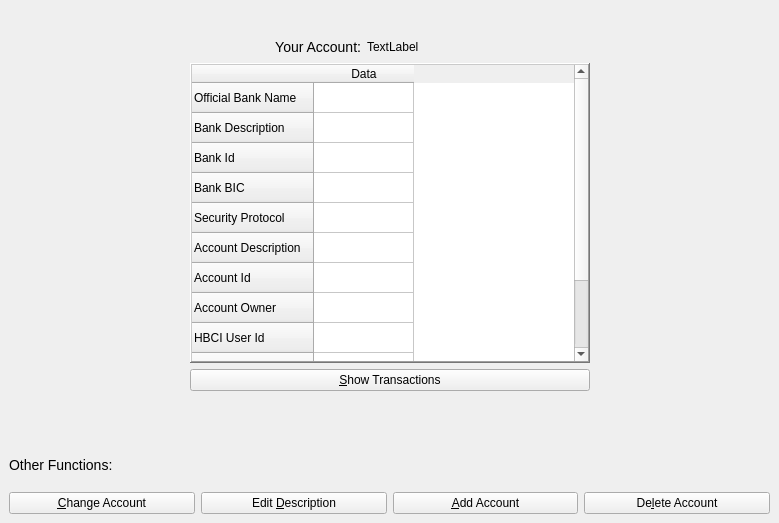
<?xml version="1.0" encoding="UTF-8"?>
<ui version="4.0">
 <comment>This Widget is used for showing general status information about an account.
It is possible to change to another account or start the creation of a new account</comment>
 <class>GuiAccountInformation</class>
 <widget class="QWidget" name="GuiAccountInformation">
  <property name="geometry">
   <rect>
    <x>0</x>
    <y>0</y>
    <width>779</width>
    <height>523</height>
   </rect>
  </property>
  <property name="windowTitle">
   <string>Form1</string>
  </property>
  <layout class="QVBoxLayout">
   <property name="spacing">
    <number>6</number>
   </property>
   <property name="margin">
    <number>9</number>
   </property>
   <item>
    <spacer>
     <property name="orientation">
      <enum>Qt::Vertical</enum>
     </property>
     <property name="sizeHint" stdset="0">
      <size>
       <width>20</width>
       <height>20</height>
      </size>
     </property>
    </spacer>
   </item>
   <item>
    <layout class="QHBoxLayout">
     <property name="spacing">
      <number>6</number>
     </property>
     <property name="margin">
      <number>0</number>
     </property>
     <item>
      <spacer>
       <property name="orientation">
        <enum>Qt::Horizontal</enum>
       </property>
       <property name="sizeHint" stdset="0">
        <size>
         <width>142</width>
         <height>300</height>
        </size>
       </property>
      </spacer>
     </item>
     <item>
      <layout class="QVBoxLayout">
       <property name="spacing">
        <number>6</number>
       </property>
       <property name="margin">
        <number>0</number>
       </property>
       <item>
        <layout class="QVBoxLayout">
         <property name="spacing">
          <number>6</number>
         </property>
         <property name="margin">
          <number>0</number>
         </property>
         <item>
          <layout class="QHBoxLayout">
           <property name="spacing">
            <number>6</number>
           </property>
           <property name="margin">
            <number>0</number>
           </property>
           <item>
            <widget class="QLabel" name="textLabel3">
             <property name="sizePolicy">
              <sizepolicy hsizetype="Expanding" vsizetype="Minimum">
               <horstretch>0</horstretch>
               <verstretch>0</verstretch>
              </sizepolicy>
             </property>
             <property name="text">
              <string>&lt;font size=&quot;+1&quot;&gt;Your Account:&lt;/font&gt;</string>
             </property>
             <property name="alignment">
              <set>Qt::AlignRight|Qt::AlignTrailing|Qt::AlignVCenter</set>
             </property>
             <property name="wordWrap">
              <bool>false</bool>
             </property>
            </widget>
           </item>
           <item>
            <widget class="QLabel" name="labelAccount">
             <property name="text">
              <string>TextLabel</string>
             </property>
            </widget>
           </item>
           <item>
            <spacer>
             <property name="orientation">
              <enum>Qt::Horizontal</enum>
             </property>
             <property name="sizeHint" stdset="0">
              <size>
               <width>40</width>
               <height>20</height>
              </size>
             </property>
            </spacer>
           </item>
          </layout>
         </item>
         <item>
          <widget class="QTableWidget" name="tableWidget">
           <property name="minimumSize">
            <size>
             <width>400</width>
             <height>300</height>
            </size>
           </property>
           <property name="frameShape">
            <enum>QFrame::WinPanel</enum>
           </property>
           <property name="frameShadow">
            <enum>QFrame::Raised</enum>
           </property>
           <property name="selectionMode">
            <enum>QAbstractItemView::SingleSelection</enum>
           </property>
           <property name="selectionBehavior">
            <enum>QAbstractItemView::SelectRows</enum>
           </property>
           <row>
            <property name="text">
             <string>Official Bank Name</string>
            </property>
           </row>
           <row>
            <property name="text">
             <string>Bank Description </string>
            </property>
           </row>
           <row>
            <property name="text">
             <string>Bank Id</string>
            </property>
           </row>
           <row>
            <property name="text">
             <string>Bank BIC</string>
            </property>
           </row>
           <row>
            <property name="text">
             <string>Security Protocol</string>
            </property>
           </row>
           <row>
            <property name="text">
             <string>Account Description</string>
            </property>
           </row>
           <row>
            <property name="text">
             <string>Account Id</string>
            </property>
           </row>
           <row>
            <property name="text">
             <string>Account Owner</string>
            </property>
           </row>
           <row>
            <property name="text">
             <string>HBCI User Id</string>
            </property>
           </row>
           <row>
            <property name="text">
             <string>Booked Balance</string>
            </property>
           </row>
           <row>
            <property name="text">
             <string>Noted Balance</string>
            </property>
           </row>
           <row>
            <property name="text">
             <string>Credit Line</string>
            </property>
           </row>
           <column>
            <property name="text">
             <string>Data</string>
            </property>
           </column>
          </widget>
         </item>
         <item>
          <widget class="QPushButton" name="buttonShowTransactions">
           <property name="text">
            <string>&amp;Show Transactions</string>
           </property>
          </widget>
         </item>
        </layout>
       </item>
       <item>
        <spacer>
         <property name="orientation">
          <enum>Qt::Vertical</enum>
         </property>
         <property name="sizeHint" stdset="0">
          <size>
           <width>20</width>
           <height>20</height>
          </size>
         </property>
        </spacer>
       </item>
      </layout>
     </item>
     <item>
      <spacer>
       <property name="orientation">
        <enum>Qt::Horizontal</enum>
       </property>
       <property name="sizeHint" stdset="0">
        <size>
         <width>141</width>
         <height>300</height>
        </size>
       </property>
      </spacer>
     </item>
    </layout>
   </item>
   <item>
    <spacer>
     <property name="orientation">
      <enum>Qt::Vertical</enum>
     </property>
     <property name="sizeHint" stdset="0">
      <size>
       <width>161</width>
       <height>0</height>
      </size>
     </property>
    </spacer>
   </item>
   <item>
    <layout class="QHBoxLayout">
     <property name="spacing">
      <number>6</number>
     </property>
     <property name="margin">
      <number>0</number>
     </property>
     <item>
      <widget class="QLabel" name="textLabel3_3">
       <property name="sizePolicy">
        <sizepolicy hsizetype="Expanding" vsizetype="Minimum">
         <horstretch>0</horstretch>
         <verstretch>0</verstretch>
        </sizepolicy>
       </property>
       <property name="text">
        <string>&lt;font size=&quot;+1&quot;&gt;Other Functions:&lt;/font&gt;</string>
       </property>
       <property name="wordWrap">
        <bool>false</bool>
       </property>
      </widget>
     </item>
     <item>
      <spacer>
       <property name="orientation">
        <enum>Qt::Horizontal</enum>
       </property>
       <property name="sizeType">
        <enum>QSizePolicy::Expanding</enum>
       </property>
       <property name="sizeHint" stdset="0">
        <size>
         <width>401</width>
         <height>41</height>
        </size>
       </property>
      </spacer>
     </item>
    </layout>
   </item>
   <item>
    <layout class="QHBoxLayout">
     <property name="spacing">
      <number>6</number>
     </property>
     <property name="margin">
      <number>0</number>
     </property>
     <item>
      <widget class="QPushButton" name="buttonChangeAccount">
       <property name="text">
        <string>&amp;Change Account</string>
       </property>
       <property name="shortcut">
        <string>Alt+S</string>
       </property>
      </widget>
     </item>
     <item>
      <widget class="QPushButton" name="buttonEditAccountDescription">
       <property name="text">
        <string>Edit &amp;Description</string>
       </property>
       <property name="shortcut">
        <string>Alt+D</string>
       </property>
      </widget>
     </item>
     <item>
      <widget class="QPushButton" name="buttonAddAccount">
       <property name="text">
        <string>&amp;Add Account</string>
       </property>
       <property name="shortcut">
        <string>Alt+A</string>
       </property>
      </widget>
     </item>
     <item>
      <widget class="QPushButton" name="buttonDeleteAccount">
       <property name="text">
        <string>De&amp;lete Account</string>
       </property>
       <property name="shortcut">
        <string>Alt+L</string>
       </property>
      </widget>
     </item>
    </layout>
   </item>
  </layout>
 </widget>
 <layoutdefault spacing="6" margin="11"/>
 <pixmapfunction>qPixmapFromMimeSource</pixmapfunction>
 <resources/>
 <connections/>
</ui>
